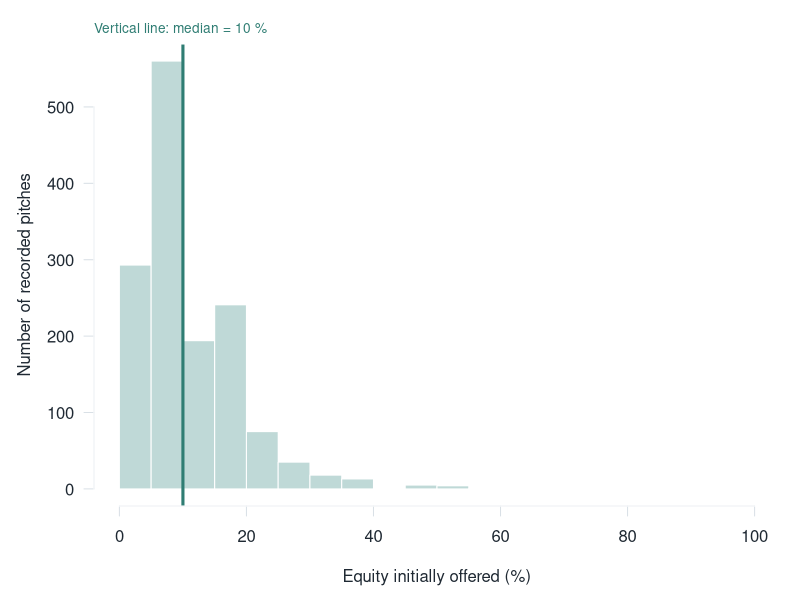
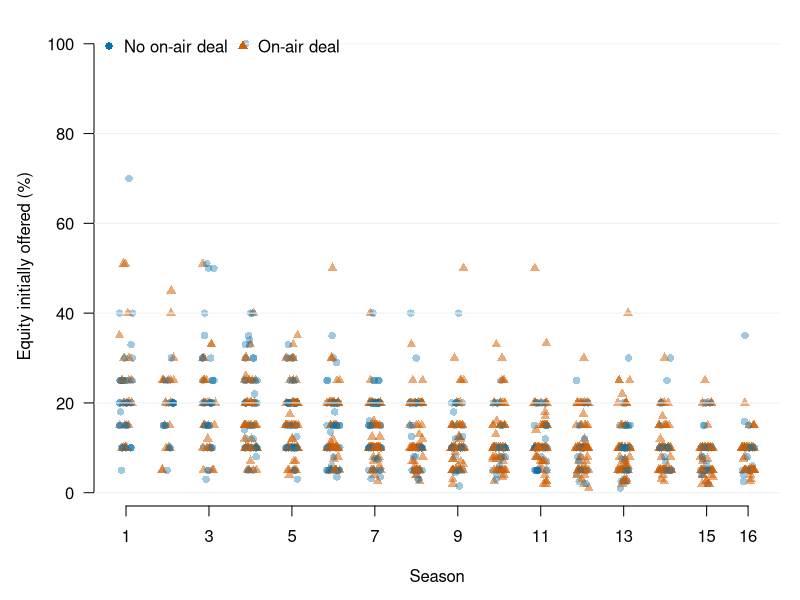
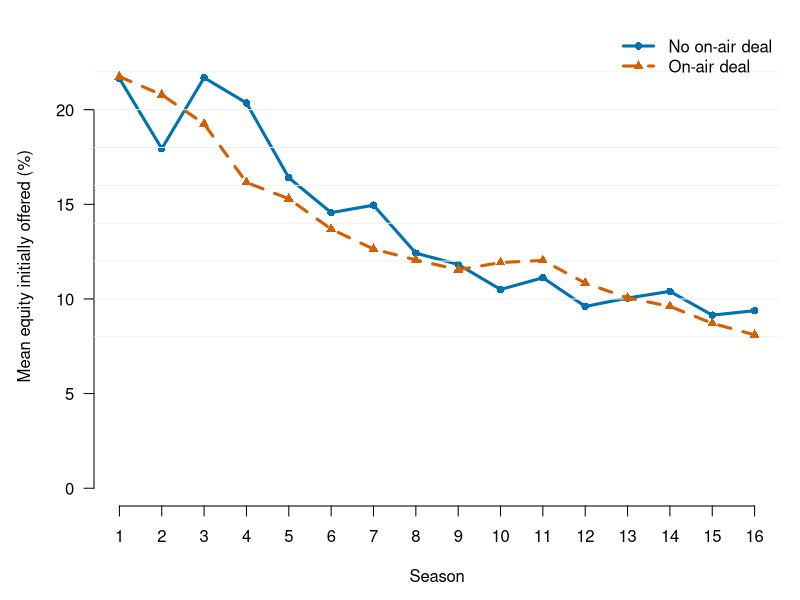

Generate these figures, in order, with R:
## ---- chunk 1
knitr::opts_chunk$set(
  echo = TRUE,
  message = FALSE,
  warning = FALSE,
  fig.width = 7,
  fig.height = 4.7,
  fig.align = "center"
)

sharks <- read.csv("data/shark_tank_teaching.csv", stringsAsFactors = FALSE)

qm_navy <- "#17324D"
qm_teal <- "#2F7D73"
qm_teal_light <- "#BFD9D7"
qm_gold <- "#C98B2E"
qm_grey <- "#D9E0E6"
qm_ink <- "#1F2933"
qm_blue <- "#0072B2"
qm_orange <- "#D55E00"
## ---- chunk 2
sharks <- read.csv("data/shark_tank_teaching.csv",
                   stringsAsFactors = FALSE)

dim(sharks)
names(sharks)
head(
  sharks[c(
    "pitch_id", "startup_name", "season", "industry",
    "pitcher_gender_group", "deal_on_show"
  )],
  3
)
## ---- chunk 3
dim(sharks)
names(sharks)
head(sharks, 4)
str(sharks)
## ---- chunk 4
colSums(is.na(sharks))
sort(unique(sharks$deal_on_show))
range(sharks$season)
range(sharks$episode)
range(sharks$description_words)
table(sharks$pitcher_gender_group, useNA = "ifany")
anyDuplicated(sharks$pitch_id)
## ---- chunk 5
deal_count <- sum(sharks$deal_on_show)
pitch_count <- nrow(sharks)
deal_rate <- mean(sharks$deal_on_show)

c(
  on_air_deals = deal_count,
  recorded_pitches = pitch_count,
  recorded_deal_rate = deal_rate
)
## ---- chunk 6
old_par <- par(no.readonly = TRUE)
par(mar = c(4.7, 4.7, 2.2, 1), las = 1, col.axis = qm_ink,
    col.lab = qm_ink, family = "sans")

hist(
  sharks$equity_offered_pct,
  breaks = seq(0, 100, by = 5),
  col = qm_teal_light,
  border = "white",
  axes = FALSE,
  main = "",
  xlab = "Equity initially offered (%)",
  ylab = "Number of recorded pitches"
)
axis(1, col = qm_grey, col.axis = qm_ink)
axis(2, col = qm_grey, col.axis = qm_ink)
equity_median <- median(sharks$equity_offered_pct)
abline(v = equity_median, col = qm_teal, lwd = 3)
mtext(paste("Vertical line: median =", equity_median, "%"),
      side = 3, line = 0.35,
      adj = 0, cex = 0.82, col = qm_teal)
box(col = "white")
par(old_par)
## ---- chunk 7
old_par <- par(no.readonly = TRUE)
par(mar = c(4.7, 4.7, 1.3, 1), las = 1, family = "sans")

point_col <- ifelse(
  sharks$deal_on_show == 1,
  grDevices::adjustcolor(qm_orange, alpha.f = 0.52),
  grDevices::adjustcolor(qm_blue, alpha.f = 0.38)
)
point_pch <- ifelse(sharks$deal_on_show == 1, 17, 16)

set.seed(2026)
season_values <- sort(unique(sharks$season))
plot(
  jitter(sharks$season, amount = 0.16),
  sharks$equity_offered_pct,
  pch = point_pch,
  col = point_col,
  xaxt = "n",
  bty = "n",
  xlab = "Season",
  ylab = "Equity initially offered (%)"
)
axis(1, at = c(seq(1, 15, by = 2), 16))
abline(h = pretty(sharks$equity_offered_pct), col = "#EEF1F4", lwd = 1)
legend(
  "topleft",
  legend = c("No on-air deal", "On-air deal"),
  col = c(qm_blue, qm_orange),
  pch = c(16, 17),
  bty = "n",
  horiz = TRUE
)
par(old_par)
## ---- chunk 8
season_means <- aggregate(
  equity_offered_pct ~ season + deal_on_show,
  data = sharks,
  FUN = mean
)

no_deal_means <- season_means$equity_offered_pct[
  season_means$deal_on_show == 0
]
deal_means <- season_means$equity_offered_pct[
  season_means$deal_on_show == 1
]

old_par <- par(no.readonly = TRUE)
par(mar = c(4.7, 4.7, 1.3, 1), las = 1, family = "sans")

plot(
  season_values,
  no_deal_means,
  type = "o",
  pch = 16,
  lwd = 3,
  col = qm_blue,
  xlim = range(season_values),
  ylim = c(0, 1.08 * max(c(no_deal_means, deal_means))),
  xaxt = "n",
  bty = "n",
  xlab = "Season",
  ylab = "Mean equity initially offered (%)"
)
axis(1, at = season_values)
abline(h = pretty(c(no_deal_means, deal_means)), col = "#EEF1F4", lwd = 1)
lines(season_values, deal_means, type = "o", pch = 17, lwd = 3, lty = 2,
      col = qm_orange)
legend(
  "topright",
  legend = c("No on-air deal", "On-air deal"),
  col = c(qm_blue, qm_orange),
  pch = c(16, 17),
  lty = c(1, 2),
  lwd = 3,
  bty = "n"
)
par(old_par)
